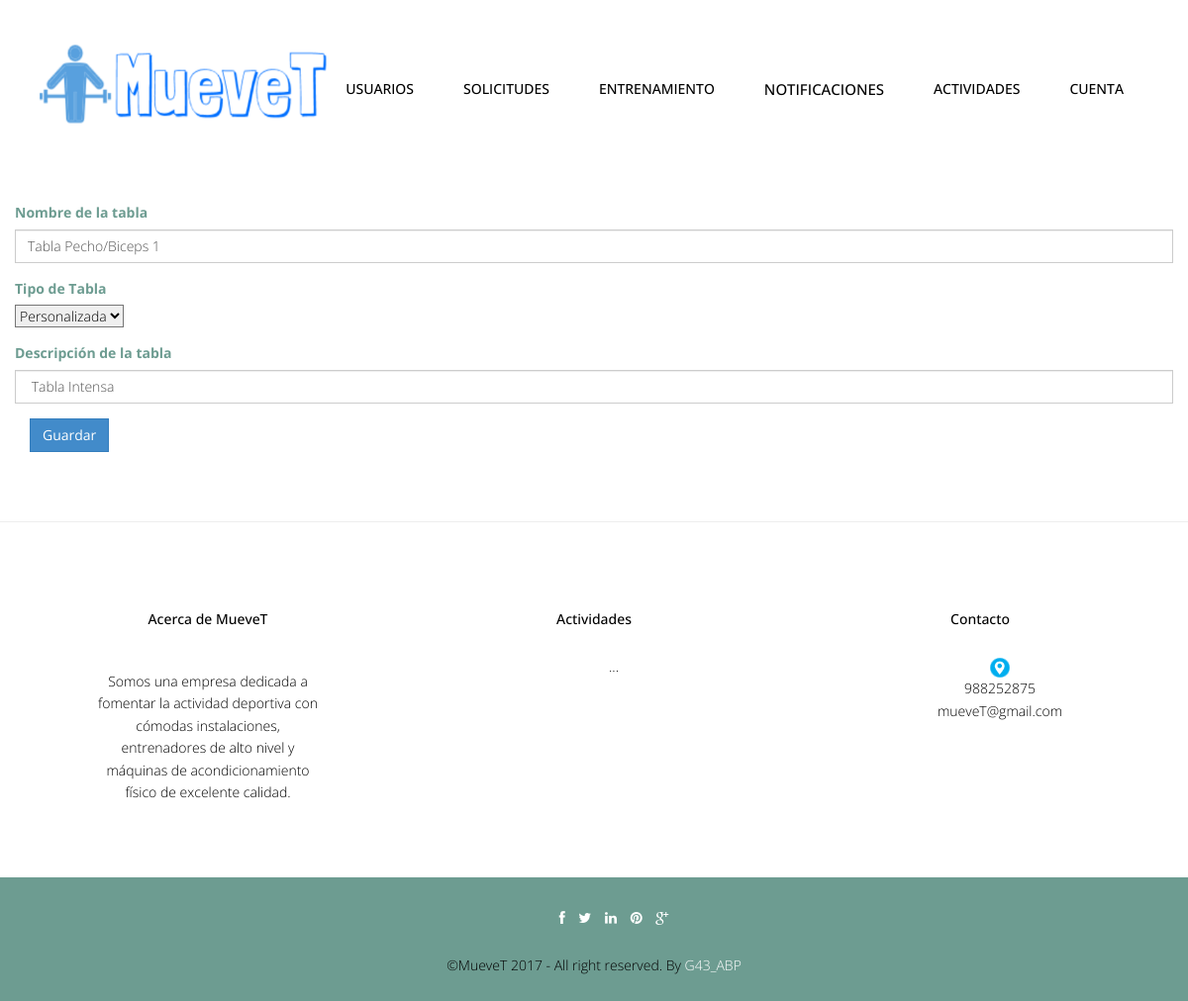
The app's page /abp/Controllers/TABLA_Controller.php?accion=modificar&id=1 (signed in), older data.
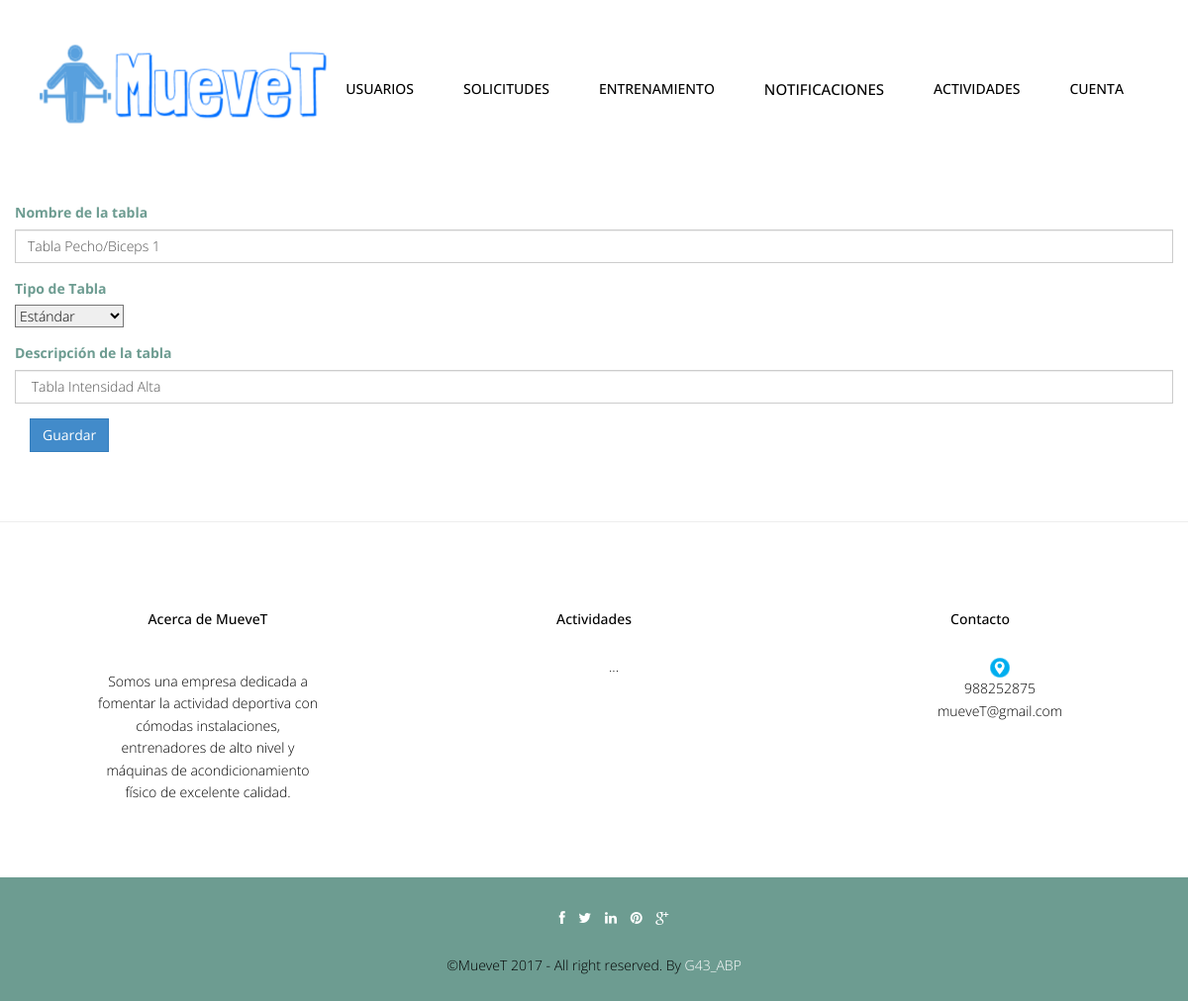
The same page, newer data.
### tables this page shows
CREATE TABLE `tabla` (
  `idTabla` int(10) NOT NULL,
  `nombreTabla` varchar(50) NOT NULL,
  `tipo` varchar(20) NOT NULL,
  `descripcionTabla` varchar(255) DEFAULT NULL
);

### abp/Models/TABLA_Model.php (called while the page is built, shortened)
<?php
include '../Functions/LibraryFunctions.php';
class TABLA_Model {
    function ConectarBD() {
        $this->mysqli = new mysqli("localhost", "root", "", "muevet");
    }
    function obtenerTablaDetalle($id) {
        $sql = "SELECT * FROM tabla WHERE idTabla='" . $id . "'";
        if (!($resultado = $this->mysqli->query($sql))) {
            return 'Error en la consulta sobre la base de datos.';
        } else {
            return $resultado->fetch_array();
        }
    }
}
?>

### abp/Views/TABLA_EDIT_Vista.php (the view, shortened to what this page needs)
<?php
class TABLA_Edit {
    private $datos;
    function __construct($array, $volver) {
        $this->datos = $array;
        $this->render();
    }
    function render() {
        echo '<div class="container">
				<form method="POST" action="../Controllers/TABLA_Controller.php?accion=guardarmod&id=' . $this->datos['idTabla'] . '">
				<div class="form-group row">
				  <label for="example-text-input" class="col-2 col-form-label">' . $strings['tablaname'] . '</label>
				  <div class="col-10">
					<input class="form-control" type="text" name="nombreTabla" value="' . $this->datos['nombreTabla'] . '" id="example-text-input" required>
				  </div>
				</div>
                                <div class="form-group row">
				  <label for="example-text-input" class="col-2 col-form-label">' . $strings['tablaTipo'] . '</label>
				  <div class="col-10">
					 <select name="tablaTipo" id="tablaTipo">
                                        ';
        if ($this->datos['tipo'] == $strings['Estandar']) {
            ?>
            <option value=Estandar selected><?php echo $strings['Estandar']; ?></option>
        <?php } else { ?>
            <option value=Personalizada selected><?php echo $strings['Personalizada']; ?></option>
        <?php } ?>
        </select>
        </div>
        </div>
        <div class="form-group row">
            <label for="example-text-input" class="col-2 col-form-label"> <?php echo $strings['tabladesc']; ?></label>
            <div class="col-10">
                <input class="form-control" type="text" name="descripcionTabla" value=" <?php echo $this->datos['descripcionTabla']; ?>" id="example-text-input" required>
            </div>
        </div>
        <button type="submit" class="btn btn-primary"><?php echo $strings['savetabla']; ?></button>
        </form>
        </div>
        <?php
        include '../Views/footer.php';
    }
}
?>

Row changes from the older to the newer data that the page shows:
changed tabla "Tabla Pecho/Biceps 1": tablaTipo "Personalizada" → "Estándar"; descripcionTabla "Tabla Intensa" → "Tabla Intensidad Alta"
